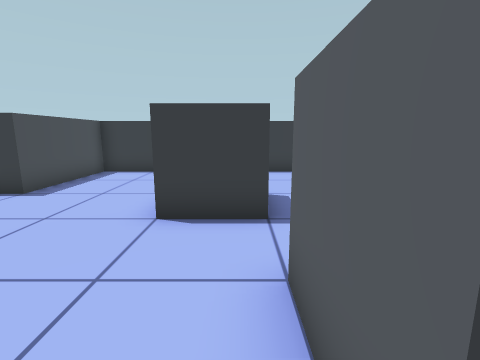
[1] (above)

16 first-person views from a walk through a scene from a Unity 3-D project. The camera is 1.5 m above the floor, tilts 10° down and sees 85° across. The floor is counted in squares, 1 m on a side. Each view is taken from the middle of a square. On the plan, view 1 faces up. The plan holds only what a view shows up to about 14 squares ahead; the rest is blank. The place goes on beyond the plan.

[2]
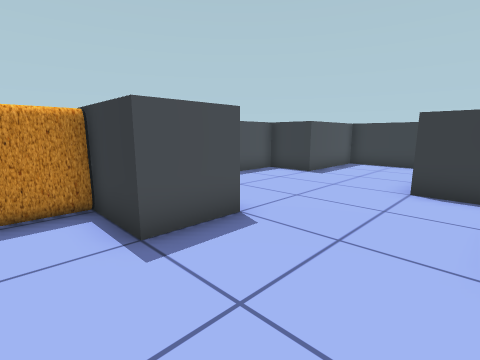

[3]
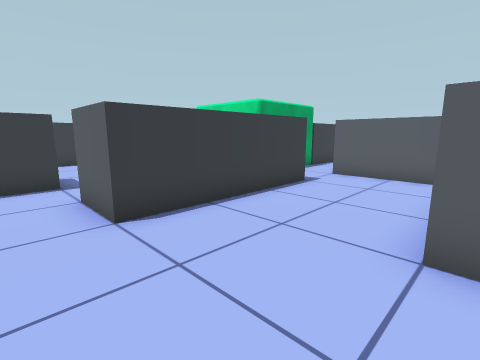

[4]
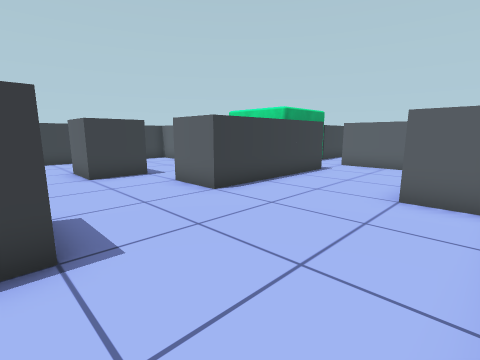

[5]
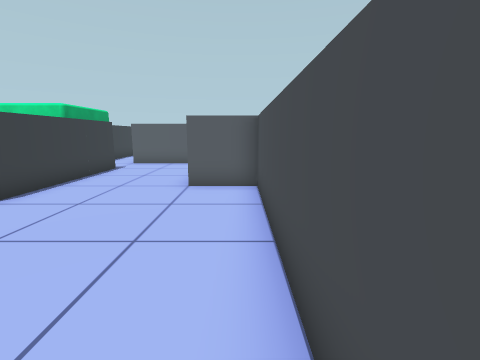

[6]
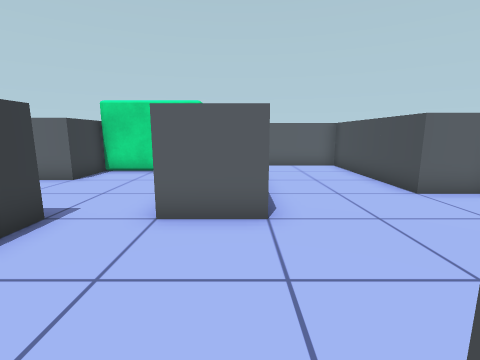

[7]
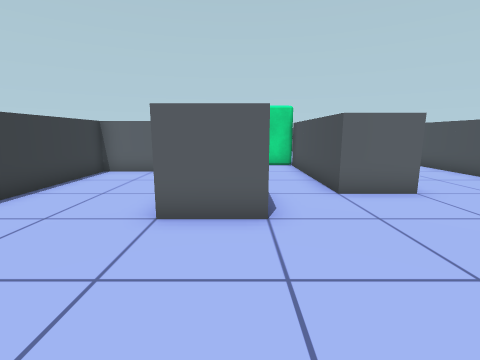

[8]
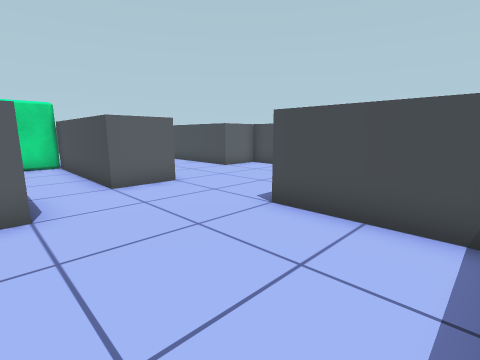

[9]
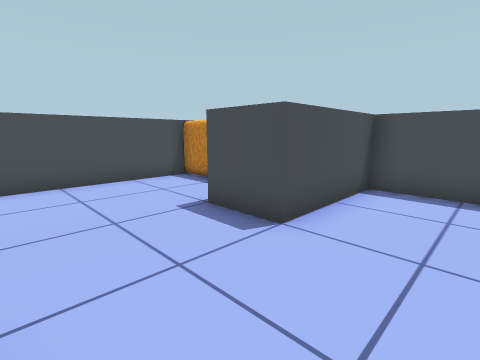

[10]
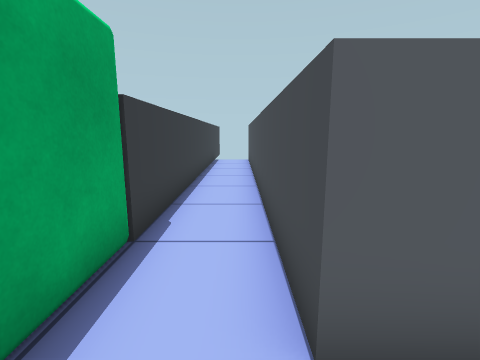

[11]
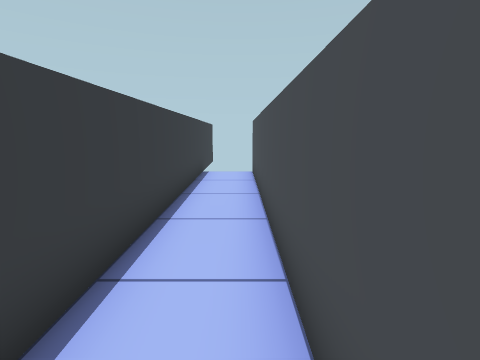

[12]
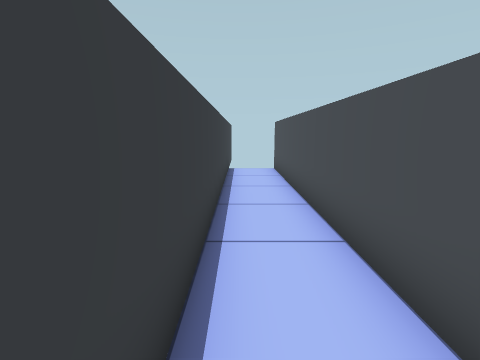

[13]
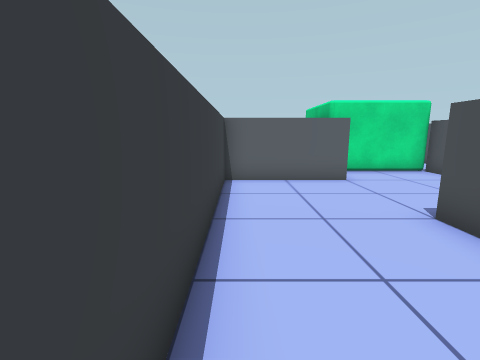

[14]
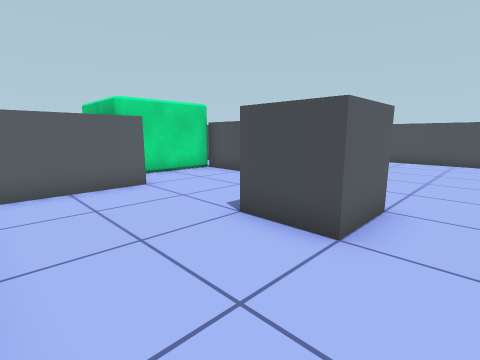

[15]
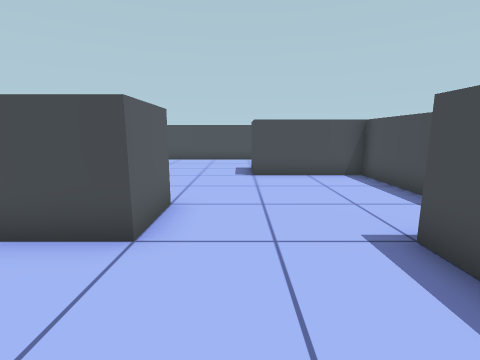

[16]
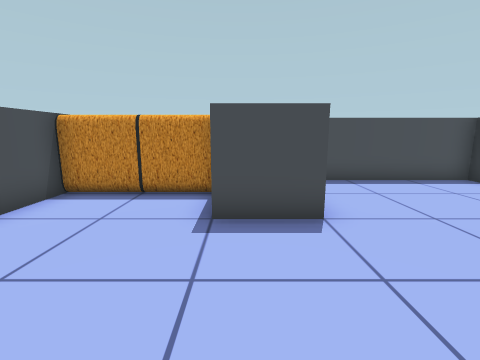

### Floor plan
Key: @ floor where view 1 was taken; # wall or solid block; . floor; O other object.
Columns run from 8 left of view 1 to 23 right of it. Each row starts with its distance up from view 1.
 11   ############
 10   #..........#
  9   #..........#
  8   #..........#
  7 ###..........###
  6 #......##......OOOO
  5 #......##......O
  4 #..............O
  3 #..............OOOO#############
  2 #........######O...............
  1 #........######................
  0 #####...@........##############
 -1   ###............#
 -2  OO..............#
 -3  OO..............#
 -4  OO........#######
 -5  OO........#
 -6   ##########

Where each view was taken, in squares from view 1:
view 1: 0 up, 0 right, facing up
view 2: 3 down, 0 right, facing up-left
view 3: 4 down, 1 left, facing up-right
view 4: 5 down, 4 left, facing up-right
view 5: 5 down, 5 left, facing right
view 6: 1 up, 4 left, facing right
view 7: 5 up, 6 left, facing right
view 8: 5 up, 7 left, facing down-right
view 9: 3 up, 0 right, facing down-left
view 10: 1 up, 7 right, facing right
view 11: 1 up, 12 right, facing right
view 12: 2 up, 11 right, facing right
view 13: 10 up, 4 left, facing right
view 14: 10 up, 3 left, facing down-right
view 15: 10 up, 3 left, facing down
view 16: 1 down, 1 right, facing left
